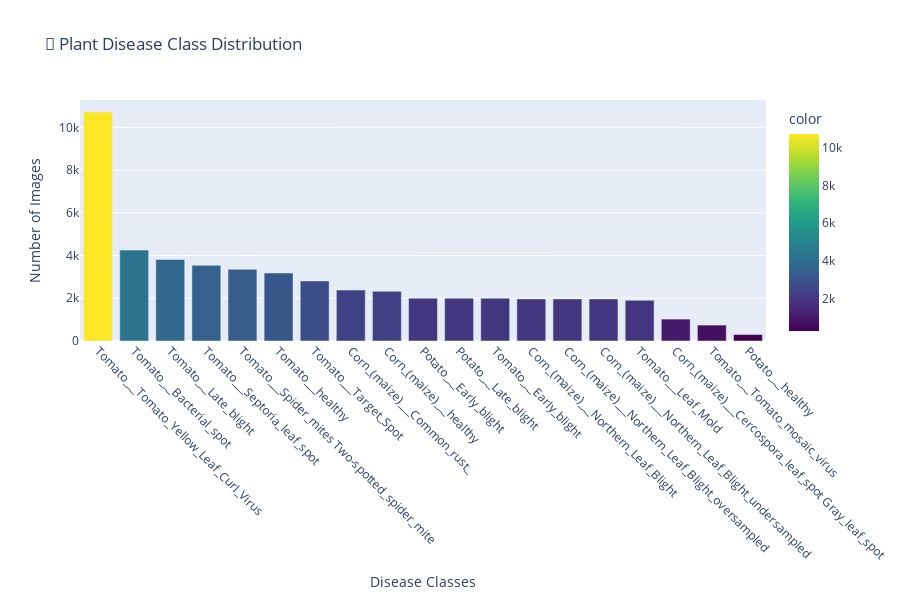

Notebook cell for this chart:
### Code cell
# Create interactive class distribution visualization
class_counts = stats['class_distribution']

# Sort by count for better visualization
sorted_classes = dict(sorted(class_counts.items(), key=lambda x: x[1], reverse=True))

# Create bar chart
fig = px.bar(
    x=list(sorted_classes.keys()),
    y=list(sorted_classes.values()),
    title="🌱 Plant Disease Class Distribution",
    labels={'x': 'Disease Classes', 'y': 'Number of Images'},
    color=list(sorted_classes.values()),
    color_continuous_scale='viridis'
)

fig.update_layout(
    height=600,
    xaxis_tickangle=45,
    showlegend=False
)

fig.show()

### Figure 1 — Plotly figure (JSON) as saved in the notebook; plotly's stock layout.template omitted (floating-point values rounded to 4 significant figures)
{"data": [{"hovertemplate": "Disease Classes=%{x}<br>Number of Images=%{y}<br>color=%{marker.color}<extra></extra>", "legendgroup": "", "marker": {"color": [10714, 4254, 3816, 3542, 3352, 3182, 2808, 2384, 2324, 2000, 2000, 2000, 1970, 1970, 1970, 1904, 1026, 746, 304], "coloraxis": "coloraxis", "pattern": {"shape": ""}}, "name": "", "orientation": "v", "showlegend": false, "textposition": "auto", "type": "bar", "x": ["Tomato___Tomato_Yellow_Leaf_Curl_Virus", "Tomato___Bacterial_spot", "Tomato___Late_blight", "Tomato___Septoria_leaf_spot", "Tomato___Spider_mites Two-spotted_spider_mite", "Tomato___healthy", "Tomato___Target_Spot", "Corn_(maize)___Common_rust_", "Corn_(maize)___healthy", "Potato___Early_blight", "Potato___Late_blight", "Tomato___Early_blight", "Corn_(maize)___Northern_Leaf_Blight", "Corn_(maize)___Northern_Leaf_Blight_oversampled", "Corn_(maize)___Northern_Leaf_Blight_undersampled", "Tomato___Leaf_Mold", "Corn_(maize)___Cercospora_leaf_spot Gray_leaf_spot", "Tomato___Tomato_mosaic_virus", "Potato___healthy"], "xaxis": "x", "y": [10714, 4254, 3816, 3542, 3352, 3182, 2808, 2384, 2324, 2000, 2000, 2000, 1970, 1970, 1970, 1904, 1026, 746, 304], "yaxis": "y"}], "layout": {"barmode": "relative", "coloraxis": {"colorbar": {"title": {"text": "color"}}, "colorscale": [[0, "#440154"], [0.1111, "#482878"], [0.2222, "#3e4989"], [0.3333, "#31688e"], [0.4444, "#26828e"], [0.5556, "#1f9e89"], [0.6667, "#35b779"], [0.7778, "#6ece58"], [0.8889, "#b5de2b"], [1, "#fde725"]]}, "height": 600, "legend": {"tracegroupgap": 0}, "showlegend": false, "title": {"text": "🌱 Plant Disease Class Distribution"}, "xaxis": {"anchor": "y", "domain": [0, 1], "tickangle": 45, "title": {"text": "Disease Classes"}}, "yaxis": {"anchor": "x", "domain": [0, 1], "title": {"text": "Number of Images"}}}}
